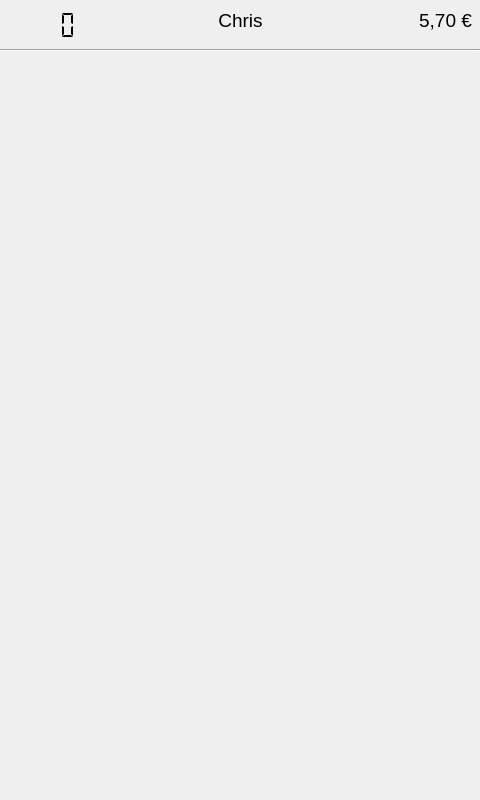
<?xml version="1.0" encoding="UTF-8"?>
<ui version="4.0">
 <class>userwindow</class>
 <widget class="QMainWindow" name="userwindow">
  <property name="windowModality">
   <enum>Qt::NonModal</enum>
  </property>
  <property name="geometry">
   <rect>
    <x>0</x>
    <y>0</y>
    <width>480</width>
    <height>800</height>
   </rect>
  </property>
  <property name="windowTitle">
   <string>ags Getränkekasse</string>
  </property>
  <property name="autoFillBackground">
   <bool>false</bool>
  </property>
  <property name="documentMode">
   <bool>false</bool>
  </property>
  <property name="tabShape">
   <enum>QTabWidget::Rounded</enum>
  </property>
  <property name="unifiedTitleAndToolBarOnMac">
   <bool>false</bool>
  </property>
  <widget class="QWidget" name="centralWidget">
   <widget class="QStackedWidget" name="stackedWidget">
    <property name="geometry">
     <rect>
      <x>0</x>
      <y>45</y>
      <width>481</width>
      <height>706</height>
     </rect>
    </property>
    <property name="currentIndex">
     <number>0</number>
    </property>
    <widget class="QWidget" name="userselect">
     <property name="enabled">
      <bool>true</bool>
     </property>
     <widget class="QWidget" name="gridLayoutWidget_3">
      <property name="geometry">
       <rect>
        <x>0</x>
        <y>10</y>
        <width>471</width>
        <height>681</height>
       </rect>
      </property>
      <layout class="QGridLayout" name="gridLayout_userselect"/>
     </widget>
    </widget>
    <widget class="QWidget" name="beverageselect">
     <widget class="QWidget" name="gridLayoutWidget_2">
      <property name="geometry">
       <rect>
        <x>0</x>
        <y>10</y>
        <width>481</width>
        <height>631</height>
       </rect>
      </property>
      <layout class="QGridLayout" name="gridLayout_beverageselect"/>
     </widget>
     <widget class="QLabel" name="label_infobox">
      <property name="enabled">
       <bool>true</bool>
      </property>
      <property name="geometry">
       <rect>
        <x>0</x>
        <y>650</y>
        <width>481</width>
        <height>51</height>
       </rect>
      </property>
      <property name="font">
       <font>
        <family>Lato Semibold</family>
        <pointsize>12</pointsize>
       </font>
      </property>
      <property name="frameShape">
       <enum>QFrame::NoFrame</enum>
      </property>
      <property name="frameShadow">
       <enum>QFrame::Plain</enum>
      </property>
      <property name="text">
       <string/>
      </property>
      <property name="alignment">
       <set>Qt::AlignCenter</set>
      </property>
      <property name="wordWrap">
       <bool>true</bool>
      </property>
      <property name="textInteractionFlags">
       <set>Qt::NoTextInteraction</set>
      </property>
     </widget>
    </widget>
    <widget class="QWidget" name="history">
     <widget class="QTextBrowser" name="textBrowser_history">
      <property name="geometry">
       <rect>
        <x>15</x>
        <y>20</y>
        <width>451</width>
        <height>671</height>
       </rect>
      </property>
     </widget>
    </widget>
    <widget class="QWidget" name="money">
     <widget class="QWidget" name="gridLayoutWidget">
      <property name="geometry">
       <rect>
        <x>19</x>
        <y>270</y>
        <width>441</width>
        <height>251</height>
       </rect>
      </property>
      <layout class="QGridLayout" name="gridLayout_calc">
       <property name="leftMargin">
        <number>6</number>
       </property>
       <property name="topMargin">
        <number>0</number>
       </property>
       <property name="rightMargin">
        <number>6</number>
       </property>
       <property name="bottomMargin">
        <number>0</number>
       </property>
       <item row="0" column="0">
        <widget class="QPushButton" name="pushButton_1">
         <property name="minimumSize">
          <size>
           <width>80</width>
           <height>70</height>
          </size>
         </property>
         <property name="font">
          <font>
           <family>Lato</family>
           <pointsize>36</pointsize>
          </font>
         </property>
         <property name="text">
          <string>1</string>
         </property>
        </widget>
       </item>
       <item row="0" column="1">
        <widget class="QPushButton" name="pushButton_2">
         <property name="minimumSize">
          <size>
           <width>80</width>
           <height>70</height>
          </size>
         </property>
         <property name="font">
          <font>
           <family>Lato</family>
           <pointsize>36</pointsize>
          </font>
         </property>
         <property name="text">
          <string>2</string>
         </property>
        </widget>
       </item>
       <item row="0" column="2">
        <widget class="QPushButton" name="pushButton_3">
         <property name="minimumSize">
          <size>
           <width>80</width>
           <height>70</height>
          </size>
         </property>
         <property name="font">
          <font>
           <family>Lato</family>
           <pointsize>36</pointsize>
          </font>
         </property>
         <property name="text">
          <string>3</string>
         </property>
        </widget>
       </item>
       <item row="0" column="3">
        <widget class="QPushButton" name="pushButton_4">
         <property name="minimumSize">
          <size>
           <width>80</width>
           <height>70</height>
          </size>
         </property>
         <property name="font">
          <font>
           <family>Lato</family>
           <pointsize>36</pointsize>
          </font>
         </property>
         <property name="text">
          <string>4</string>
         </property>
        </widget>
       </item>
       <item row="1" column="0">
        <widget class="QPushButton" name="pushButton_5">
         <property name="minimumSize">
          <size>
           <width>80</width>
           <height>70</height>
          </size>
         </property>
         <property name="font">
          <font>
           <family>Lato</family>
           <pointsize>36</pointsize>
          </font>
         </property>
         <property name="text">
          <string>5</string>
         </property>
        </widget>
       </item>
       <item row="1" column="1">
        <widget class="QPushButton" name="pushButton_6">
         <property name="minimumSize">
          <size>
           <width>80</width>
           <height>70</height>
          </size>
         </property>
         <property name="font">
          <font>
           <family>Lato</family>
           <pointsize>36</pointsize>
          </font>
         </property>
         <property name="text">
          <string>6</string>
         </property>
        </widget>
       </item>
       <item row="1" column="2">
        <widget class="QPushButton" name="pushButton_7">
         <property name="minimumSize">
          <size>
           <width>80</width>
           <height>70</height>
          </size>
         </property>
         <property name="font">
          <font>
           <family>Lato</family>
           <pointsize>36</pointsize>
          </font>
         </property>
         <property name="text">
          <string>7</string>
         </property>
        </widget>
       </item>
       <item row="1" column="3">
        <widget class="QPushButton" name="pushButton_8">
         <property name="minimumSize">
          <size>
           <width>80</width>
           <height>70</height>
          </size>
         </property>
         <property name="font">
          <font>
           <family>Lato</family>
           <pointsize>36</pointsize>
          </font>
         </property>
         <property name="text">
          <string>8</string>
         </property>
        </widget>
       </item>
       <item row="2" column="0">
        <widget class="QPushButton" name="pushButton_9">
         <property name="minimumSize">
          <size>
           <width>80</width>
           <height>70</height>
          </size>
         </property>
         <property name="font">
          <font>
           <family>Lato</family>
           <pointsize>36</pointsize>
          </font>
         </property>
         <property name="text">
          <string>9</string>
         </property>
        </widget>
       </item>
       <item row="2" column="1">
        <widget class="QPushButton" name="pushButton_0">
         <property name="minimumSize">
          <size>
           <width>80</width>
           <height>70</height>
          </size>
         </property>
         <property name="font">
          <font>
           <family>Arial</family>
           <pointsize>36</pointsize>
          </font>
         </property>
         <property name="text">
          <string>0</string>
         </property>
        </widget>
       </item>
       <item row="2" column="2">
        <widget class="QPushButton" name="pushButton_colon">
         <property name="minimumSize">
          <size>
           <width>80</width>
           <height>70</height>
          </size>
         </property>
         <property name="font">
          <font>
           <family>Lato</family>
           <pointsize>36</pointsize>
          </font>
         </property>
         <property name="text">
          <string>,</string>
         </property>
        </widget>
       </item>
       <item row="2" column="3">
        <widget class="QPushButton" name="pushButton_back">
         <property name="minimumSize">
          <size>
           <width>80</width>
           <height>70</height>
          </size>
         </property>
         <property name="font">
          <font>
           <family>Lato</family>
           <pointsize>36</pointsize>
          </font>
         </property>
         <property name="text">
          <string>⇦</string>
         </property>
        </widget>
       </item>
      </layout>
     </widget>
     <widget class="QLabel" name="label_display">
      <property name="geometry">
       <rect>
        <x>20</x>
        <y>80</y>
        <width>441</width>
        <height>161</height>
       </rect>
      </property>
      <property name="minimumSize">
       <size>
        <width>100</width>
        <height>100</height>
       </size>
      </property>
      <property name="font">
       <font>
        <family>Lato</family>
        <pointsize>72</pointsize>
       </font>
      </property>
      <property name="frameShape">
       <enum>QFrame::Box</enum>
      </property>
      <property name="frameShadow">
       <enum>QFrame::Plain</enum>
      </property>
      <property name="lineWidth">
       <number>5</number>
      </property>
      <property name="midLineWidth">
       <number>0</number>
      </property>
      <property name="text">
       <string/>
      </property>
      <property name="alignment">
       <set>Qt::AlignCenter</set>
      </property>
     </widget>
     <widget class="QPushButton" name="pushButton_saveTransaction">
      <property name="geometry">
       <rect>
        <x>20</x>
        <y>540</y>
        <width>441</width>
        <height>71</height>
       </rect>
      </property>
      <property name="font">
       <font>
        <family>Lato</family>
        <pointsize>36</pointsize>
       </font>
      </property>
      <property name="text">
       <string>Geld hinzufügen</string>
      </property>
     </widget>
     <widget class="QLabel" name="label_transactionNotification">
      <property name="geometry">
       <rect>
        <x>20</x>
        <y>610</y>
        <width>441</width>
        <height>31</height>
       </rect>
      </property>
      <property name="font">
       <font>
        <family>Lato</family>
        <pointsize>10</pointsize>
       </font>
      </property>
      <property name="text">
       <string>&lt;html&gt;&lt;head/&gt;&lt;body&gt;&lt;p align=&quot;center&quot;&gt;Bitte folgende Buchungsnummer auf dem Geldumschlag angeben:&lt;/p&gt;&lt;/body&gt;&lt;/html&gt;</string>
      </property>
     </widget>
     <widget class="QLabel" name="label_transactionID">
      <property name="geometry">
       <rect>
        <x>20</x>
        <y>640</y>
        <width>441</width>
        <height>21</height>
       </rect>
      </property>
      <property name="font">
       <font>
        <family>Lato</family>
        <pointsize>10</pointsize>
       </font>
      </property>
      <property name="text">
       <string>&lt;html&gt;&lt;head/&gt;&lt;body&gt;&lt;p align=&quot;center&quot;&gt;#000000&lt;/p&gt;&lt;/body&gt;&lt;/html&gt;</string>
      </property>
      <property name="alignment">
       <set>Qt::AlignCenter</set>
      </property>
     </widget>
     <widget class="QLabel" name="label_error">
      <property name="geometry">
       <rect>
        <x>20</x>
        <y>10</y>
        <width>441</width>
        <height>61</height>
       </rect>
      </property>
      <property name="font">
       <font>
        <pointsize>14</pointsize>
       </font>
      </property>
      <property name="text">
       <string/>
      </property>
      <property name="alignment">
       <set>Qt::AlignCenter</set>
      </property>
     </widget>
    </widget>
    <widget class="QWidget" name="settings">
     <widget class="QLineEdit" name="lineEdit_cl">
      <property name="geometry">
       <rect>
        <x>10</x>
        <y>670</y>
        <width>461</width>
        <height>26</height>
       </rect>
      </property>
      <property name="clearButtonEnabled">
       <bool>false</bool>
      </property>
     </widget>
     <widget class="QTextBrowser" name="textBrowser_clOutput">
      <property name="geometry">
       <rect>
        <x>10</x>
        <y>20</y>
        <width>461</width>
        <height>641</height>
       </rect>
      </property>
      <property name="frameShape">
       <enum>QFrame::Panel</enum>
      </property>
      <property name="frameShadow">
       <enum>QFrame::Plain</enum>
      </property>
      <property name="horizontalScrollBarPolicy">
       <enum>Qt::ScrollBarAlwaysOff</enum>
      </property>
      <property name="tabChangesFocus">
       <bool>false</bool>
      </property>
      <property name="html">
       <string>&lt;!DOCTYPE HTML PUBLIC &quot;-//W3C//DTD HTML 4.0//EN&quot; &quot;http://www.w3.org/TR/REC-html40/strict.dtd&quot;&gt;
&lt;html&gt;&lt;head&gt;&lt;meta name=&quot;qrichtext&quot; content=&quot;1&quot; /&gt;&lt;style type=&quot;text/css&quot;&gt;
p, li { white-space: pre-wrap; }
&lt;/style&gt;&lt;/head&gt;&lt;body style=&quot; font-family:'Lato Medium'; font-size:11pt; font-weight:400; font-style:normal;&quot; bgcolor=&quot;#000000&quot;&gt;
&lt;p style=&quot;-qt-paragraph-type:empty; margin-top:0px; margin-bottom:0px; margin-left:0px; margin-right:0px; -qt-block-indent:0; text-indent:0px;&quot;&gt;&lt;br /&gt;&lt;/p&gt;&lt;/body&gt;&lt;/html&gt;</string>
      </property>
      <property name="textInteractionFlags">
       <set>Qt::TextSelectableByKeyboard|Qt::TextSelectableByMouse</set>
      </property>
     </widget>
    </widget>
   </widget>
   <widget class="QLabel" name="label_topNotificationBar">
    <property name="enabled">
     <bool>true</bool>
    </property>
    <property name="geometry">
     <rect>
      <x>80</x>
      <y>0</y>
      <width>321</width>
      <height>41</height>
     </rect>
    </property>
    <property name="font">
     <font>
      <pointsize>14</pointsize>
     </font>
    </property>
    <property name="frameShape">
     <enum>QFrame::NoFrame</enum>
    </property>
    <property name="frameShadow">
     <enum>QFrame::Plain</enum>
    </property>
    <property name="text">
     <string>Chris</string>
    </property>
    <property name="alignment">
     <set>Qt::AlignCenter</set>
    </property>
    <property name="textInteractionFlags">
     <set>Qt::NoTextInteraction</set>
    </property>
   </widget>
   <widget class="QLabel" name="label_balance">
    <property name="geometry">
     <rect>
      <x>410</x>
      <y>0</y>
      <width>71</width>
      <height>41</height>
     </rect>
    </property>
    <property name="font">
     <font>
      <pointsize>14</pointsize>
     </font>
    </property>
    <property name="text">
     <string>5,70 €</string>
    </property>
    <property name="textFormat">
     <enum>Qt::AutoText</enum>
    </property>
    <property name="alignment">
     <set>Qt::AlignCenter</set>
    </property>
    <property name="textInteractionFlags">
     <set>Qt::NoTextInteraction</set>
    </property>
   </widget>
   <widget class="QPushButton" name="pushButton_pageBack">
    <property name="geometry">
     <rect>
      <x>0</x>
      <y>750</y>
      <width>80</width>
      <height>41</height>
     </rect>
    </property>
    <property name="font">
     <font>
      <pointsize>14</pointsize>
     </font>
    </property>
    <property name="cursor">
     <cursorShape>OpenHandCursor</cursorShape>
    </property>
    <property name="autoFillBackground">
     <bool>false</bool>
    </property>
    <property name="text">
     <string/>
    </property>
    <property name="icon">
     <iconset>
      <normaloff>../res/icons/arrow.png</normaloff>../res/icons/arrow.png</iconset>
    </property>
    <property name="iconSize">
     <size>
      <width>40</width>
      <height>40</height>
     </size>
    </property>
    <property name="checkable">
     <bool>false</bool>
    </property>
    <property name="autoDefault">
     <bool>false</bool>
    </property>
    <property name="default">
     <bool>false</bool>
    </property>
    <property name="flat">
     <bool>true</bool>
    </property>
   </widget>
   <widget class="QPushButton" name="pushButton_history">
    <property name="geometry">
     <rect>
      <x>134</x>
      <y>750</y>
      <width>80</width>
      <height>41</height>
     </rect>
    </property>
    <property name="font">
     <font>
      <pointsize>14</pointsize>
     </font>
    </property>
    <property name="cursor">
     <cursorShape>OpenHandCursor</cursorShape>
    </property>
    <property name="text">
     <string/>
    </property>
    <property name="icon">
     <iconset>
      <normaloff>../res/icons/history.png</normaloff>../res/icons/history.png</iconset>
    </property>
    <property name="iconSize">
     <size>
      <width>40</width>
      <height>40</height>
     </size>
    </property>
    <property name="flat">
     <bool>true</bool>
    </property>
   </widget>
   <widget class="QPushButton" name="pushButton_settings">
    <property name="enabled">
     <bool>false</bool>
    </property>
    <property name="geometry">
     <rect>
      <x>400</x>
      <y>750</y>
      <width>80</width>
      <height>41</height>
     </rect>
    </property>
    <property name="font">
     <font>
      <pointsize>14</pointsize>
     </font>
    </property>
    <property name="cursor">
     <cursorShape>OpenHandCursor</cursorShape>
    </property>
    <property name="text">
     <string/>
    </property>
    <property name="icon">
     <iconset>
      <normaloff>../res/icons/settings.png</normaloff>../res/icons/settings.png</iconset>
    </property>
    <property name="iconSize">
     <size>
      <width>40</width>
      <height>40</height>
     </size>
    </property>
    <property name="flat">
     <bool>true</bool>
    </property>
   </widget>
   <widget class="QPushButton" name="pushButton_addMoney">
    <property name="geometry">
     <rect>
      <x>266</x>
      <y>750</y>
      <width>80</width>
      <height>41</height>
     </rect>
    </property>
    <property name="font">
     <font>
      <pointsize>14</pointsize>
     </font>
    </property>
    <property name="cursor">
     <cursorShape>OpenHandCursor</cursorShape>
    </property>
    <property name="text">
     <string/>
    </property>
    <property name="icon">
     <iconset>
      <normaloff>../res/icons/money.png</normaloff>../res/icons/money.png</iconset>
    </property>
    <property name="iconSize">
     <size>
      <width>40</width>
      <height>40</height>
     </size>
    </property>
    <property name="flat">
     <bool>true</bool>
    </property>
   </widget>
   <widget class="Line" name="line_top">
    <property name="geometry">
     <rect>
      <x>0</x>
      <y>40</y>
      <width>480</width>
      <height>20</height>
     </rect>
    </property>
    <property name="orientation">
     <enum>Qt::Horizontal</enum>
    </property>
   </widget>
   <widget class="QLCDNumber" name="lcd_clock">
    <property name="geometry">
     <rect>
      <x>0</x>
      <y>10</y>
      <width>80</width>
      <height>31</height>
     </rect>
    </property>
    <property name="font">
     <font>
      <family>Lato Semibold</family>
      <pointsize>14</pointsize>
      <kerning>false</kerning>
     </font>
    </property>
    <property name="frameShape">
     <enum>QFrame::NoFrame</enum>
    </property>
    <property name="frameShadow">
     <enum>QFrame::Plain</enum>
    </property>
    <property name="lineWidth">
     <number>2</number>
    </property>
    <property name="smallDecimalPoint">
     <bool>false</bool>
    </property>
    <property name="segmentStyle">
     <enum>QLCDNumber::Flat</enum>
    </property>
   </widget>
  </widget>
 </widget>
 <layoutdefault spacing="6" margin="11"/>
 <resources/>
 <connections/>
</ui>
